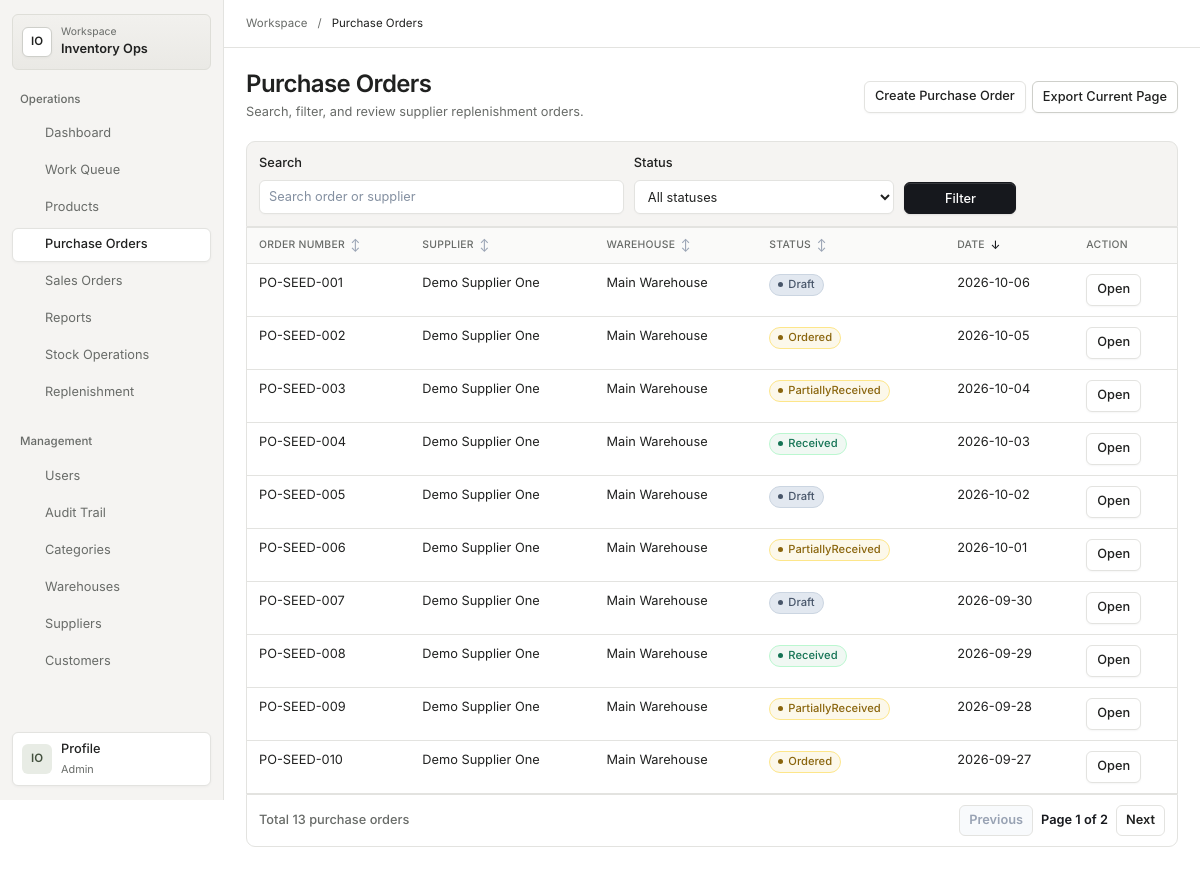
The app's page /purchase-orders (signed in) with its own data.
### tables this page shows
CREATE TABLE IF NOT EXISTS purchase_orders (
    id INT UNSIGNED AUTO_INCREMENT PRIMARY KEY,
    order_number VARCHAR(50) NOT NULL,
    supplier_id INT UNSIGNED NOT NULL,
    destination_warehouse_id INT UNSIGNED NOT NULL,
    status ENUM('Draft', 'Ordered', 'PartiallyReceived', 'Received', 'Cancelled') NOT NULL DEFAULT 'Draft',
    order_date DATE NOT NULL,
    created_by INT UNSIGNED NOT NULL,
    created_at TIMESTAMP NOT NULL DEFAULT CURRENT_TIMESTAMP,
    updated_at TIMESTAMP NOT NULL DEFAULT CURRENT_TIMESTAMP ON UPDATE CURRENT_TIMESTAMP,
    UNIQUE KEY uq_purchase_orders_order_number (order_number),
    KEY idx_purchase_orders_status_date (status, order_date),
    KEY idx_purchase_orders_supplier (supplier_id),
    KEY idx_purchase_orders_warehouse (destination_warehouse_id),
    CONSTRAINT fk_purchase_orders_supplier FOREIGN KEY (supplier_id) REFERENCES suppliers (id),
    CONSTRAINT fk_purchase_orders_warehouse FOREIGN KEY (destination_warehouse_id) REFERENCES warehouses (id),
    CONSTRAINT fk_purchase_orders_created_by FOREIGN KEY (created_by) REFERENCES users (id)
);

CREATE TABLE IF NOT EXISTS suppliers (
    id INT UNSIGNED AUTO_INCREMENT PRIMARY KEY,
    name VARCHAR(120) NOT NULL,
    email VARCHAR(190) NOT NULL DEFAULT '',
    phone VARCHAR(40) NOT NULL DEFAULT '',
    address VARCHAR(255) NOT NULL DEFAULT '',
    is_active TINYINT(1) NOT NULL DEFAULT 1,
    created_at TIMESTAMP NOT NULL DEFAULT CURRENT_TIMESTAMP,
    updated_at TIMESTAMP NOT NULL DEFAULT CURRENT_TIMESTAMP ON UPDATE CURRENT_TIMESTAMP,
    UNIQUE KEY uq_suppliers_name (name),
    KEY idx_suppliers_active (is_active)
);

CREATE TABLE IF NOT EXISTS warehouses (
    id INT UNSIGNED AUTO_INCREMENT PRIMARY KEY,
    name VARCHAR(120) NOT NULL,
    location VARCHAR(190) NOT NULL DEFAULT '',
    is_active TINYINT(1) NOT NULL DEFAULT 1,
    created_at TIMESTAMP NOT NULL DEFAULT CURRENT_TIMESTAMP,
    updated_at TIMESTAMP NOT NULL DEFAULT CURRENT_TIMESTAMP ON UPDATE CURRENT_TIMESTAMP,
    UNIQUE KEY uq_warehouses_name (name),
    KEY idx_warehouses_active (is_active)
);

### views/purchase-orders/index.php (the view, shortened to what the rows shown need)
<!doctype html>
<html lang="en">
<head>
    <link rel="stylesheet" href="/assets/css/app.css">
</head>
<body>
    <?php $workspaceTitle = 'Purchase Orders'; require dirname(__DIR__) . '/partials/workspace-start.php'; ?>
    <main class="page" id="main-content">
        <header class="page-header">
            <div>
                <h1>Purchase Orders</h1>
            </div>
        </header>
        <div class="table-scroll" role="region" aria-label="<?= htmlspecialchars($workspaceTitle . ' table', ENT_QUOTES, 'UTF-8') ?>" tabindex="0">
<table class="data-table">
            <thead>
                <tr><?php  require dirname(__DIR__) . '/partials/sort-heading.php'; ?><?php  require dirname(__DIR__) . '/partials/sort-heading.php'; ?><?php  require dirname(__DIR__) . '/partials/sort-heading.php'; ?><?php  require dirname(__DIR__) . '/partials/sort-heading.php'; ?><?php  require dirname(__DIR__) . '/partials/sort-heading.php'; ?><th>Action</th></tr>
            </thead>
            <tbody>
                <?php foreach ($result->items() as $order): ?>
                    <?php
                    $statusClass = $order->status() === 'PartiallyReceived'
                        ? 'partial'
                        : strtolower(str_replace([' ', '_'], '-', $order->status()));
                    $statusTone = match ($order->status()) {
                        'Received' => 'status-success',
                        'PartiallyReceived', 'Ordered' => 'status-warning',
                        'Cancelled' => 'status-danger',
                        default => 'status-normal',
                    };
                    $supplier = $suppliers[$order->supplierId()] ?? null;
                    $warehouse = $warehouses[$order->destinationWarehouseId()] ?? null;
                    ?>
                    <tr>
                        <td><?= htmlspecialchars($order->orderNumber(), ENT_QUOTES, 'UTF-8') ?></td>
                        <td><?= htmlspecialchars($supplier === null ? 'Unknown' : $supplier->name(), ENT_QUOTES, 'UTF-8') ?></td>
                        <td><?= htmlspecialchars($warehouse === null ? 'Unknown' : $warehouse->name(), ENT_QUOTES, 'UTF-8') ?></td>
                        <td>
                            <span class="status-badge <?= $statusTone ?> status-<?= htmlspecialchars($statusClass, ENT_QUOTES, 'UTF-8') ?>">
                                <?= htmlspecialchars($order->status(), ENT_QUOTES, 'UTF-8') ?>
                            </span>
                        </td>
                        <td><?= htmlspecialchars($order->orderDate(), ENT_QUOTES, 'UTF-8') ?></td>
                        <td><a class="action-link" href="/purchase-orders/show?id=<?= $order->id() ?>">Open</a></td>
                    </tr>
                <?php endforeach; ?>
            </tbody>
        </table>
</div>
    </main>
    <?php require dirname(__DIR__) . '/partials/workspace-end.php'; ?>
</body>
</html>

### records on screen
purchase_orders: order_number "PO-SEED-001", supplier.name "Demo Supplier One", destination_warehouse.name "Main Warehouse", status "Draft", order_date "2026-10-06"
purchase_orders: order_number "PO-SEED-002", supplier.name "Demo Supplier One", destination_warehouse.name "Main Warehouse", status "Ordered", order_date "2026-10-05"
purchase_orders: order_number "PO-SEED-003", supplier.name "Demo Supplier One", destination_warehouse.name "Main Warehouse", status "PartiallyReceived", order_date "2026-10-04"
purchase_orders: order_number "PO-SEED-004", supplier.name "Demo Supplier One", destination_warehouse.name "Main Warehouse", status "Received", order_date "2026-10-03"
purchase_orders: order_number "PO-SEED-005", supplier.name "Demo Supplier One", destination_warehouse.name "Main Warehouse", status "Draft", order_date "2026-10-02"
purchase_orders: order_number "PO-SEED-006", supplier.name "Demo Supplier One", destination_warehouse.name "Main Warehouse", status "PartiallyReceived", order_date "2026-10-01"
purchase_orders: order_number "PO-SEED-007", supplier.name "Demo Supplier One", destination_warehouse.name "Main Warehouse", status "Draft", order_date "2026-09-30"
purchase_orders: order_number "PO-SEED-008", supplier.name "Demo Supplier One", destination_warehouse.name "Main Warehouse", status "Received", order_date "2026-09-29"
purchase_orders: order_number "PO-SEED-009", supplier.name "Demo Supplier One", destination_warehouse.name "Main Warehouse", status "PartiallyReceived", order_date "2026-09-28"
purchase_orders: order_number "PO-SEED-010", supplier.name "Demo Supplier One", destination_warehouse.name "Main Warehouse", status "Ordered", order_date "2026-09-27"

### other values on screen
$workspaceGroup "Operations"
$workspaceLabel "Dashboard"
$workspaceLabel "Work Queue"
$workspaceLabel "Products"
$workspaceLabel "Purchase Orders"
$workspaceLabel "Sales Orders"
$workspaceLabel "Reports"
$workspaceLabel "Stock Operations"
$workspaceLabel "Replenishment"
$workspaceGroup "Management"
$workspaceLabel "Users"
$workspaceLabel "Audit Trail"
$workspaceLabel "Categories"
$workspaceLabel "Warehouses"
$workspaceLabel "Suppliers"
